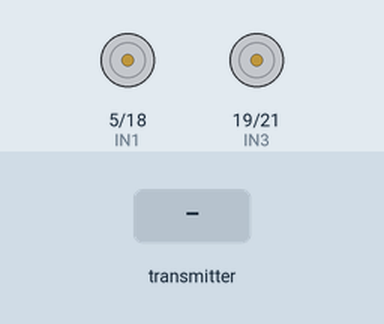
A sketch run on a simulated ESP32. Shown: motor-driver pin pairs drawn as motors (green arrow = first pin HIGH = forward, orange = second pin HIGH = backward, longer = more drive). The inputs (shaded band) are chosen by the test bench. What the sketch prints to the serial monitor is not drawn.

Above: at 1.2 s.
1.3 s: the transmitter starts sending f = 1
At 1.8 s:
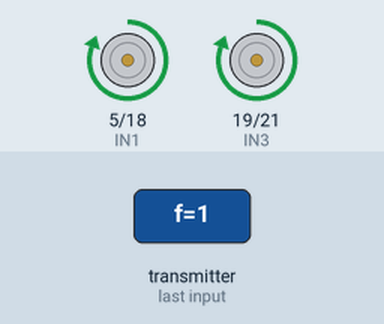
2.8 s: the transmitter starts sending f = 0
At 4.0 s:
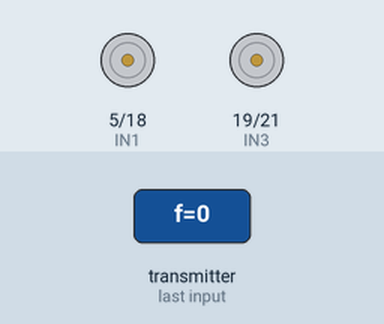
4.3 s: the transmitter starts sending b = 1
At 5.3 s:
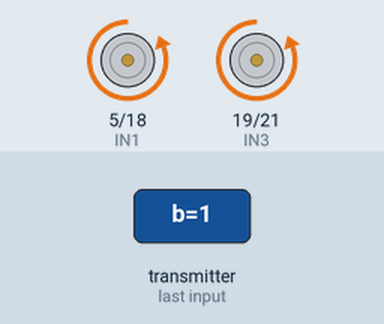
5.8 s: the transmitter starts sending b = 0
At 6.6 s:
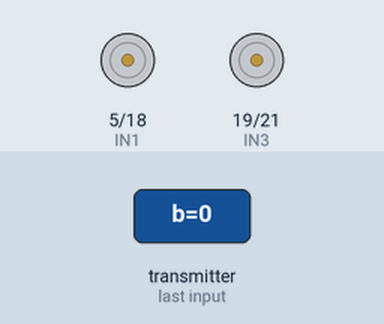
7.3 s: the transmitter starts sending l = 1
At 7.6 s:
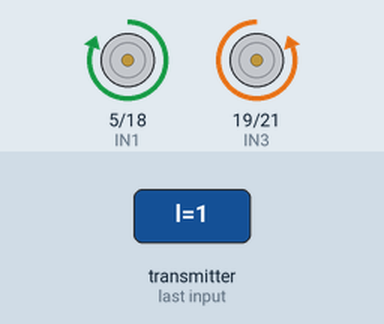
8.8 s: the transmitter starts sending r = 1
At 10.0 s:
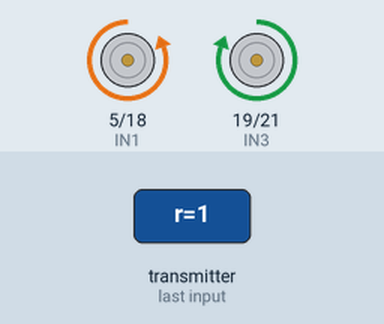
Timing chart, 0 to 11.3 s (numbered marks = the images above; inputs shaded):
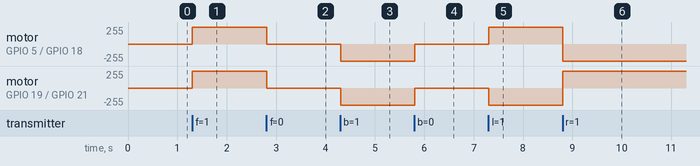

The sketch:

receiver.ino
```cpp
#include <esp_now.h>
#include <WiFi.h>

// Motor driver pin definitions
#define IN1 5
#define IN2 18
#define IN3 19
#define IN4 21

// Direction flags
bool front = false, back = false, right = false, left = false;

// Data structure (must match sender)
typedef struct {
  bool f;
  bool b;
  bool l;
  bool r;
} message;

message data;

// Handle incoming ESP-NOW messages
void onDataRecv(const esp_now_recv_info_t *info, const uint8_t *incomingData, int len) {
  if (len == sizeof(message)) {
    memcpy(&data, incomingData, sizeof(data));

    // Update control flags
    front = data.f;
    back  = data.b;
    right = data.r;
    left  = data.l;

    Serial.printf("Received -> F:%d B:%d R:%d L:%d\n", front, back, right, left);
  } else {
    Serial.println("Invalid data length received");
  }
}

void setup() {
  Serial.begin(115200);
  Serial.println("ESP-NOW Receiver Initializing...");

  // Motor pins
  pinMode(IN1, OUTPUT);
  pinMode(IN2, OUTPUT);
  pinMode(IN3, OUTPUT);
  pinMode(IN4, OUTPUT);
  carStop();

  // WiFi in station mode (required for ESP-NOW)
  WiFi.mode(WIFI_STA);
  WiFi.disconnect();
  Serial.println("WiFi set to STA mode");

  // Initialize ESP-NOW
  if (esp_now_init() != ESP_OK) {
    Serial.println("ESP-NOW initialization failed!");
    ESP.restart();
  }
  Serial.println("ESP-NOW Initialized Successfully");

  // Register receive callback
  esp_now_register_recv_cb(onDataRecv);
  Serial.println("Receive Callback Registered");
}

void loop() {
  // Drive motor based on received direction
  if (front)      carForward();
  else if (back)  carBackward();
  else if (right) carRight();
  else if (left)  carLeft();
  else            carStop();
}

// Motor control functions
void carForward() {
  digitalWrite(IN1, HIGH);
  digitalWrite(IN2, LOW);
  digitalWrite(IN3, HIGH);
  digitalWrite(IN4, LOW);
  Serial.println("Moving Forward");
}

void carBackward() {
  digitalWrite(IN1, LOW);
  digitalWrite(IN2, HIGH);
  digitalWrite(IN3, LOW);
  digitalWrite(IN4, HIGH);
  Serial.println("Moving Backward");
}

void carRight() {
  digitalWrite(IN1, LOW);
  digitalWrite(IN2, HIGH);
  digitalWrite(IN3, HIGH);
  digitalWrite(IN4, LOW);
  Serial.println("Turning Right");
}

void carLeft() {
  digitalWrite(IN1, HIGH);
  digitalWrite(IN2, LOW);
  digitalWrite(IN3, LOW);
  digitalWrite(IN4, HIGH);
  Serial.println("Turning Left");
}

void carStop() {
  digitalWrite(IN1, LOW);
  digitalWrite(IN2, LOW);
  digitalWrite(IN3, LOW);
  digitalWrite(IN4, LOW);
  Serial.println("Stopped");
}
```

Measured:
- after the input at 1.3 s, motor on GPIO 5 (IN1) / GPIO 18 (IN2), motor on GPIO 19 (IN3) / GPIO 21 (IN4): stopped → forward 255/255 at once
- after the input at 2.8 s, motor on GPIO 5 (IN1) / GPIO 18 (IN2), motor on GPIO 19 (IN3) / GPIO 21 (IN4): forward 255/255 → stopped at once
- after the input at 4.3 s, motor on GPIO 5 (IN1) / GPIO 18 (IN2), motor on GPIO 19 (IN3) / GPIO 21 (IN4): stopped → backward 255/255 at once
- after the input at 5.8 s, motor on GPIO 5 (IN1) / GPIO 18 (IN2), motor on GPIO 19 (IN3) / GPIO 21 (IN4): backward 255/255 → stopped at once
- after the input at 7.3 s, motor on GPIO 5 (IN1) / GPIO 18 (IN2): stopped → forward 255/255 at once; motor on GPIO 19 (IN3) / GPIO 21 (IN4): stopped → backward 255/255 at once
- after the input at 8.8 s, motor on GPIO 5 (IN1) / GPIO 18 (IN2): forward 255/255 → backward 255/255 at once; motor on GPIO 19 (IN3) / GPIO 21 (IN4): backward 255/255 → forward 255/255 at once
